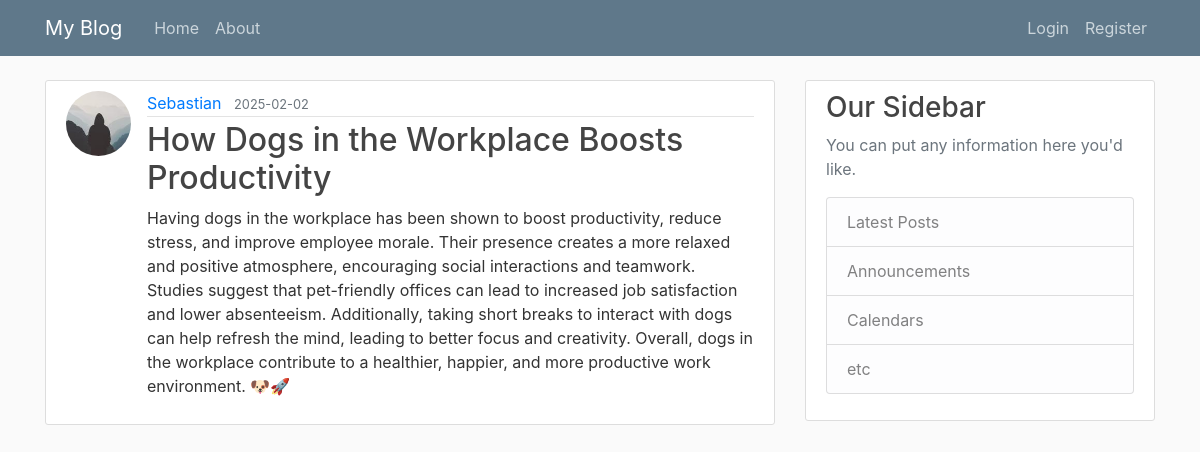
/post/10, run on the app's committed database.
### flaskblog/models.py (models this page shows, shortened)
class User(db.Model, UserMixin):
    id = db.Column(db.Integer, primary_key=True)
    username = db.Column(db.String(20),unique=True,nullable=False)
    email = db.Column(db.String(120),unique=True,nullable=False)
    image_file = db.Column(db.String(20),nullable=False,default='default.jpg')
    password = db.Column(db.String(60),nullable=False)
    posts=db.relationship('Post',backref='author',lazy=True)

class Post(db.Model):
    id = db.Column(db.Integer, primary_key=True)
    title=db.Column(db.String(100),nullable=False)
    date_posted=db.Column(db.DateTime,nullable=False,default=datetime.utcnow)
    content=db.Column(db.Text,nullable=False)
    user_id=db.Column(db.Integer,db.ForeignKey("user.id"),nullable=False)

### flaskblog/posts/routes.py (the view)
@posts.route("/post/<int:post_id>")
def post(post_id):
    post=Post.query.get_or_404(post_id) #Get Post or page not fount##
    return render_template('post.html',title=post.title,post=post)

### flaskblog/templates/post.html (shortened to what this page needs)
{%extends 'layout.html'%} {%block content%}
<article class="media content-section">
  <img
    class="rounded-circle article-img"
    src="{{url_for('static',filename='profile_pics/'+post.author.image_file)}}"
  />
  <div class="media-body">
    <div class="article-metadata">
      <a
        class="mr-2"
        href="{{url_for('users.user_posts',username=post.author.username)}}"
        >{{ post.author.username }}</a
      >
      <small class="text-muted"
        >{{ post.date_posted.strftime('%Y-%m-%d') }}</small
      >
    </div>
    <h2 class="article-title">{{ post.title }}</h2>
    <p class="article-content">{{ post.content }}</p>
  </div>
</article>
{%endblock content%}

### flaskblog/static/main.css (style rules this page uses)
body { background: #fafafa; color: #333333; margin-top: 5rem; }
h1, h2, h3, h4, h5, h6 { color: #444444; }
.content-section { background: #ffffff; padding: 10px 20px; border: 1px solid #dddddd; border-radius: 3px; margin-bottom: 20px; }
.article-title { color: #444444; }
.article-content { white-space: pre-line; }
.article-img { height: 65px; width: 65px; margin-right: 16px; }
.article-metadata { padding-bottom: 1px; margin-bottom: 4px; border-bottom: 1px solid #e3e3e3; }

### data on the page
User: image_file (picture), author.username "Sebastian"
Post: date_posted "2025-02-02", title "How Dogs in the Workplace Boosts Productivity", content "Having dogs in the workplace has been shown to boost productivity, reduce stress, and improve employee morale. Their presence creates a more relaxed and positive atmosphere, encouraging social interactions and teamwork. Studies suggest that pet-friendly offices can lead to increased job satisfaction and lower absenteeism. Additionally, taking short breaks to interact with dogs can help refresh the mind, leading to better focus and creativity. Overall, dogs in the workplace contribute to a healthier, happier, and more productive work environment. 🐶🚀"
